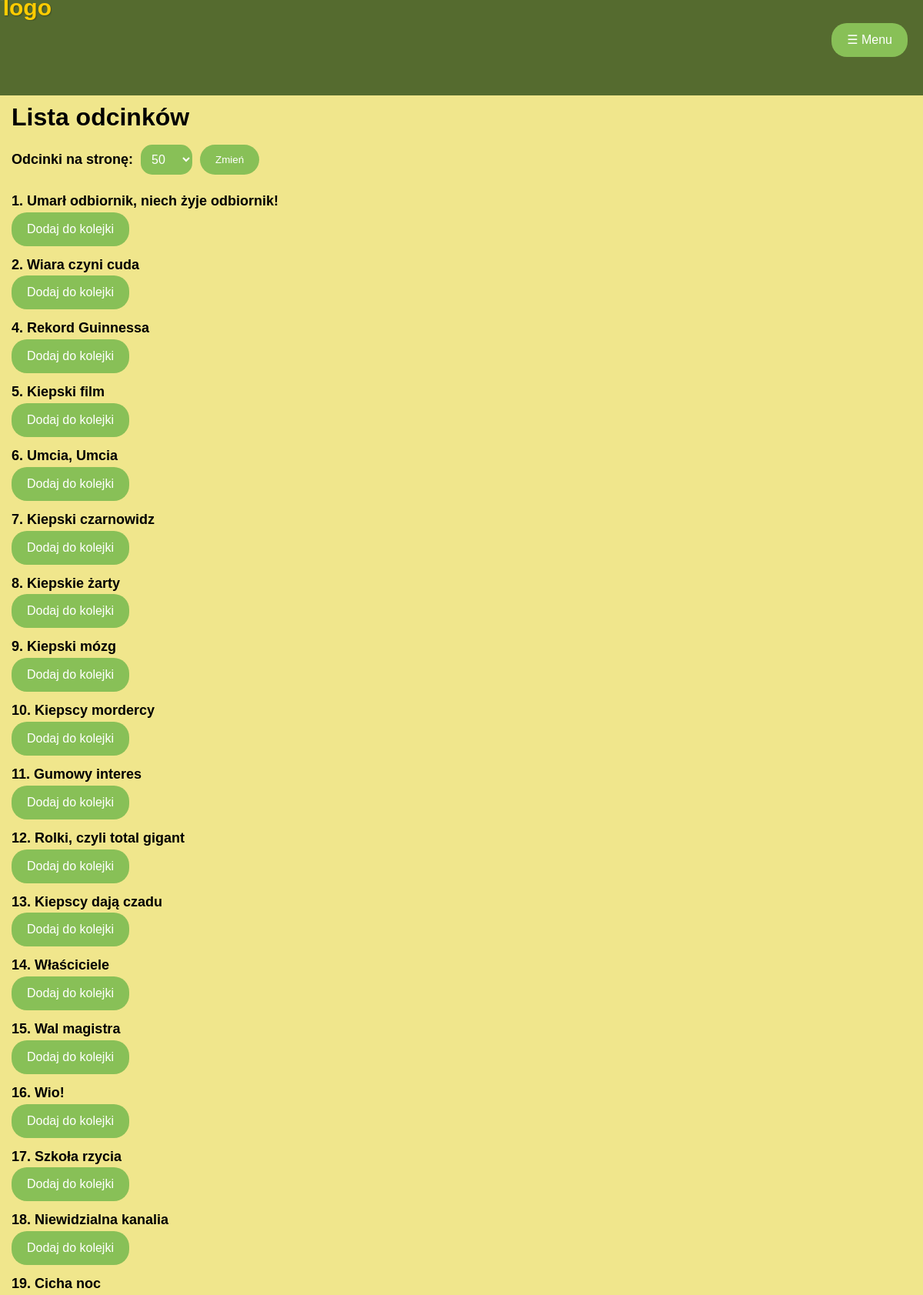
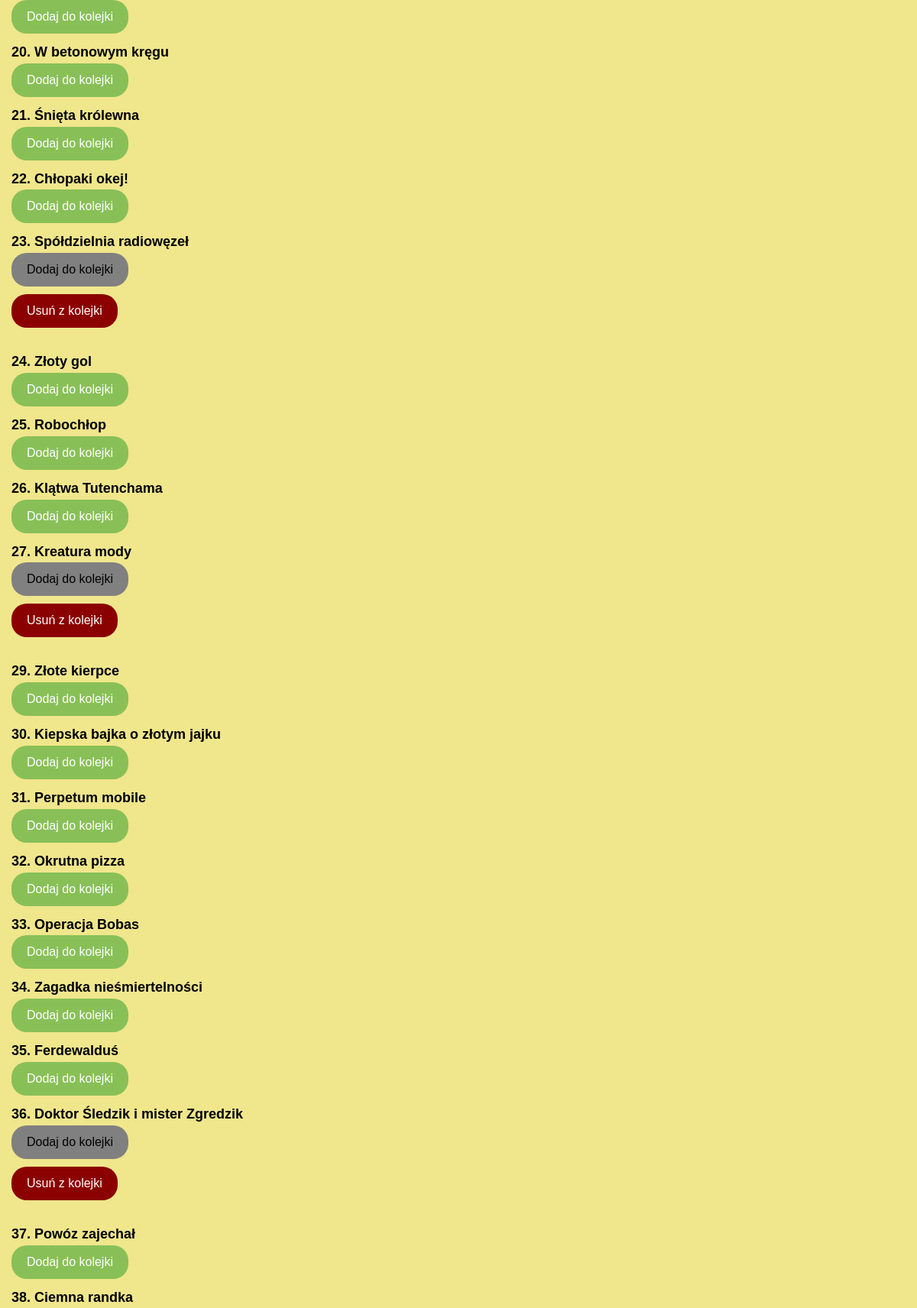
Screenshot of /player/episodes (upper part) with the database file from the repository (2 pictures, top to bottom).
### player/models.py (models this page shows, shortened)
class Video(models.Model):
    title = models.CharField(max_length=255)
    video_url = models.URLField()
    description = models.TextField(max_length=255)

### player/views.py (the view)
# urls.py: path('episodes', ListPlayerView.as_view(), name='video_list'),
class ListPlayerView(ListView):
    model = Video
    template_name = 'player/episodes_list.html'
    context_object_name = 'episodes'
    def get_context_data(self, **kwargs):
        queued_episodes = QueueItem.objects.all()
        queued_episodes = [item.episode.title for item in queued_episodes]
        context = super().get_context_data(**kwargs)
        per_page = int(self.request.GET.get('per_page', 50))  # Pobieranie wybranej liczby odcinków
        paginator = Paginator(context['episodes'], per_page)
        page_number = self.request.GET.get('page')
        page_obj = paginator.get_page(page_number)
        context = {
            'episodes': page_obj,
            'per_page': per_page,
            'queued_episodes': queued_episodes
        }
        return context

### player/views.py (called while the page is built)
def get_available_episodes(request):
    episodes = list(Video.objects.values_list('pk', flat=True))
    return {'available_episodes': episodes}

### player/templates/player/episodes_list.html (shortened to what this page needs)
{% extends 'base.html' %}
{% load static %}
{% block content %}
    <div class="episodes-list">
        <h2 class="episodes-head">
            Lista odcinków
        </h2>
        <form method="get" action="{% url 'player:video_list' %}">
            <label for="per-page">Odcinki na stronę:</label>
            <select id="per-page" name="per_page">
                <option value="50" {% if per_page == 50 %} selected {% endif %}>50</option>
            </select>
            <input type="submit" value="Zmień">
        </form>
        {% for episode in episodes %}
            <a href="{% url 'player:video_detail' pk=episode.pk %}">{{ episode.title }}</a><br>
            <button class="add-to-queue-btn button-like-link{% if episode.title in queued_episodes %} saved{% endif %}"
                    data-pk="{{ episode.pk }}">Dodaj do kolejki</button>
            {% if episode.title in queued_episodes %}
                <form method="post" action="{% url 'player:remove_from_queue' %}">
                    <button type="submit" class="remove-from-queue-btn button-like-link{% if episode.pk in queued_episodes %} saved{% else %} hidden{% endif %}">
                        Usuń z kolejki</button>
                </form>
            {% endif %}
        {% endfor %}
    </div>
{% endblock %}

### templates/base.html (shortened to what this page needs)
{% load static %}
<!DOCTYPE html>
<html lang="en">
    <head>
        <link rel="stylesheet" href="{% static 'djangoPlayer/styles.css' %}">
    </head>
    <body>
        <div class="overlay">
            <header>
                <div class="logo-swk">
                    <a href="{% url 'index.html' %}"><img src="{% static 'djangoPlayer\swk_logo.png'%}" alt="logo"></a>
                </div>
                <div class="header-content">
                    <button class="button-like-link" id="openSidebarButton">&#9776; Menu</button>
                </div>
            </header>
            <div class="main">
                {% block content %}
                {% endblock %}
            </div>
        </div>
    </body>
</html>

### static/djangoPlayer/styles.css (style rules this page uses)
.logo-swk { font-family: 'Arial', sans-serif; font-size: 60px; font-weight: bold; color: #ffcc00; text-shadow: 2px 2px 4px rgba(0, 0, 0, 0.3); background-repeat: no-repeat; position: absolute; top: -25px; left: -40px; transform: scale(0.5); }
body { margin: 0; padding: 0; background-color: #F0E68C; }
.main { padding-top: 100px; transition: padding-right 0.5s ease-in-out; }
.header-content { display: flex; justify-content: flex-end; align-items: center; width: 90%; height: 90%; padding-bottom: 10px; padding-right: 40px; transition: padding-right 0.5s ease-in-out; }
.button-like-link { margin-right: 10px; }
header { display: flex; justify-content: flex-end; background-color: #556B2F; padding: 30px; position: fixed; width: 100%; flex-grow: 1; bottom: auto; z-index: 999; }
.button-like-link { background-color: #88c057; color: white; border: none; padding: 10px 20px; border-radius: 20px; font-size: 16px; font-family: Arial, sans-serif; text-align: center; line-height: 1.5; transition: background-color 0.3s, color 0.3s; cursor: pointer; margin-right: 10px; display: block; margin-bottom: 10px; }
a { text-decoration: none; color: inherit; }
.episodes-list { font-family: 'Arial', sans-serif; font-weight: bold; font-size: 18px; line-height: 1.6; color: #000; margin: 20px 0 20px 15px; cursor: pointer; }
.episodes-head { font-size: 32px; display: block; font-weight: bold; cursor: default; margin-bottom: 10px; }
form { display: flex; align-items: center; margin-bottom: 20px; }
label { margin-right: 10px; font-weight: bold; font-family: 'Arial', sans-serif; }
select { padding: 10px; font-size: 16px; color: white; border-radius: 15px; background-color: #88c057; cursor: pointer; margin-right: 10px; border: none; }
input[type="submit"] { padding: 12px 20px; / font-size: 24px; background-color: #88c057; color: white; border: none; border-radius: 20px; cursor: pointer; }
.add-to-queue-btn.saved { background-color: #808080FF; color: black; cursor: default; }
.remove-from-queue-btn, .remove-from-queue-btn:hover { background-color: #8B0000FF; color: #FFFFFFFF; }

### rows the page displays
Video: title "1. Umarł odbiornik, niech żyje odbiornik!"
Video: title "2. Wiara czyni cuda"
Video: title "4. Rekord Guinnessa"
Video: title "5. Kiepski film"
Video: title "6. Umcia, Umcia"
Video: title "7. Kiepski czarnowidz"
Video: title "8. Kiepskie żarty"
Video: title "9. Kiepski mózg"
Video: title "10. Kiepscy mordercy"
Video: title "11. Gumowy interes"
Video: title "12. Rolki, czyli total gigant"
Video: title "13. Kiepscy dają czadu"
Video: title "14. Właściciele"
Video: title "15. Wal magistra"
Video: title "16. Wio!"
Video: title "17. Szkoła rzycia"
Video: title "18. Niewidzialna kanalia"
Video: title "19. Cicha noc"
Video: title "20. W betonowym kręgu"
Video: title "21. Śnięta królewna"
Video: title "22. Chłopaki okej!"
Video: title "23. Spółdzielnia radiowęzeł"
Video: title "24. Złoty gol"
Video: title "25. Robochłop"
Video: title "26. Klątwa Tutenchama"
Video: title "27. Kreatura mody"
Video: title "29. Złote kierpce"
Video: title "30. Kiepska bajka o złotym jajku"
Video: title "31. Perpetum mobile"
Video: title "32. Okrutna pizza"
Video: title "33. Operacja Bobas"
Video: title "34. Zagadka nieśmiertelności"
Video: title "35. Ferdewalduś"
Video: title "36. Doktor Śledzik i mister Zgredzik"
Video: title "37. Powóz zajechał"
Video: title "38. Ciemna randka"
